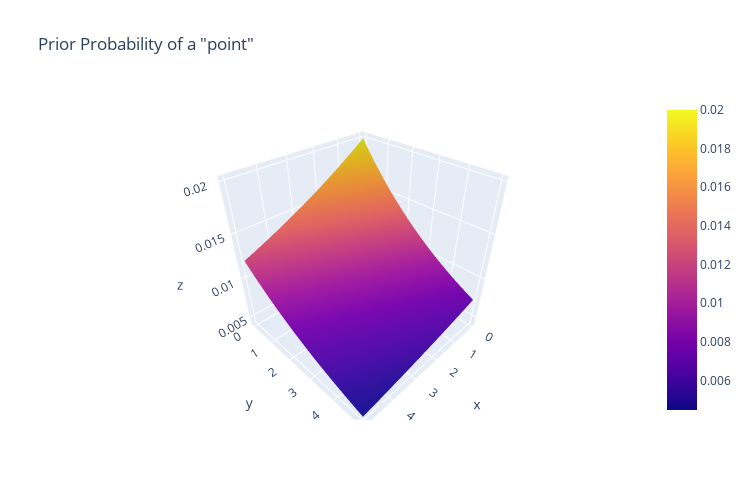

This figure's notebook cell:
### Code cell
fig = go.Figure(data=[go.Surface(x=X, y=Y, z=M)])
fig.update_layout(title='Prior Probability of a "point"',
                  width=750, height=500)
fig.show()

### Figure 1 — Plotly figure (JSON) as saved in the notebook; plotly's stock layout.template omitted (floating-point values rounded to 4 significant figures; data arrays with more than 128 entries replaced by an {"elided": "..."} marker saying what was removed)
{"data": [{"type": "surface", "x": {"elided": "100x100 float values"}, "y": {"elided": "100x100 float values"}, "z": {"elided": "100x100 float values"}}], "layout": {"height": 500, "title": {"text": "Prior Probability of a \"point\""}, "width": 750}}
